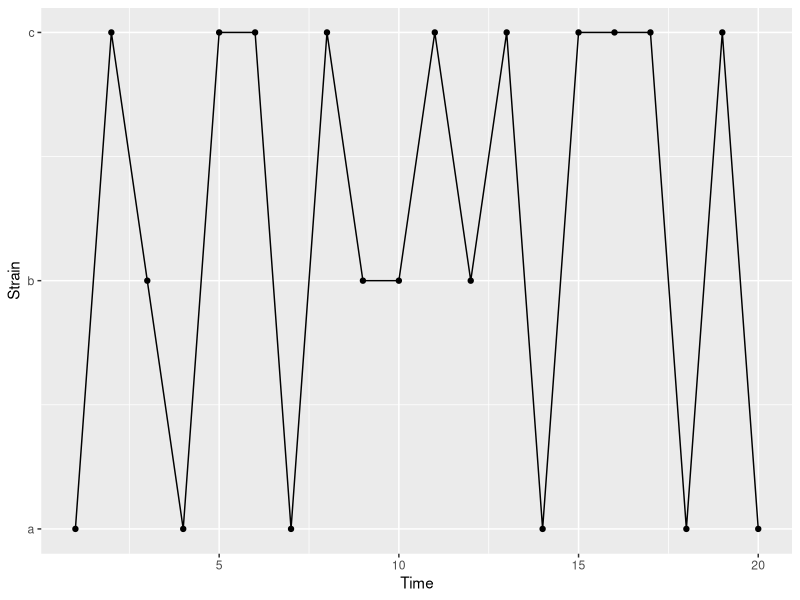
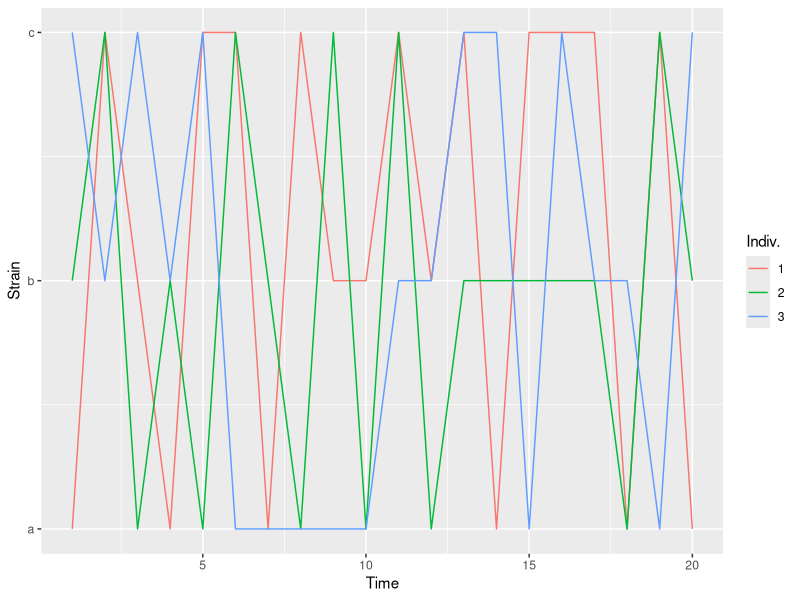
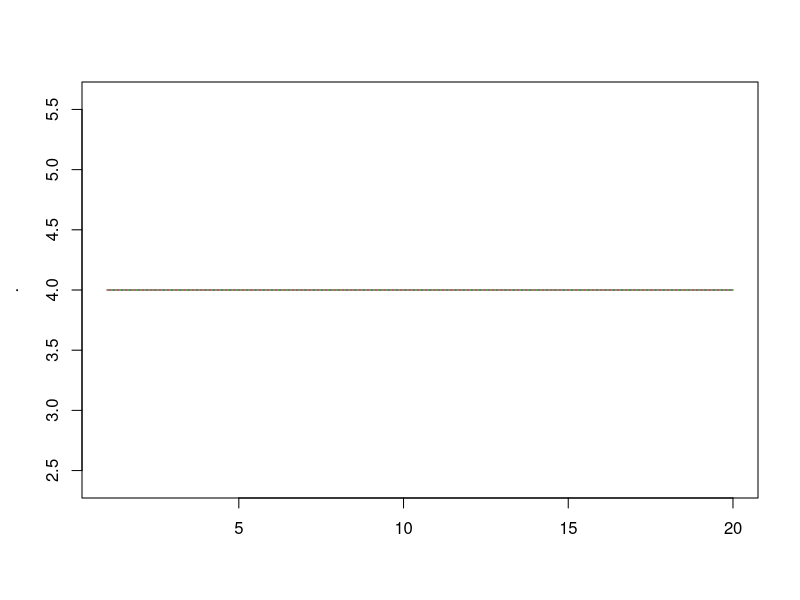
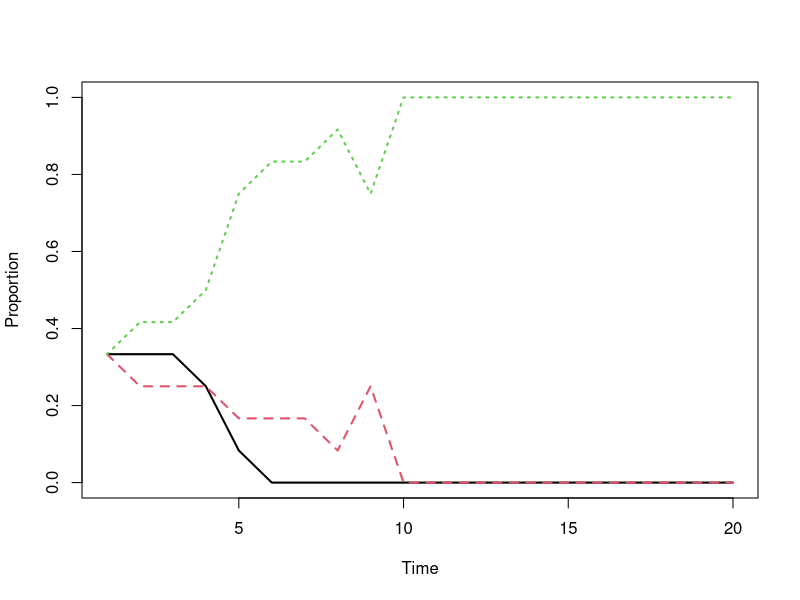

The R script that drew these images, in order:
## ---- chunk 1
library(ggplot2)
library(testthat)
knitr::opts_chunk$set(cache = FALSE, fig.width = 7, fig.height = 4, 
                      out.extra = '', out.width = "0.6\\textwidth",
                      fig.align='center')
## ---- chunk 2
set.seed(3132)
## ---- chunk 3
N <- 12
t <- 20
# create the matrix to store the simulation data
I <- matrix(NA, ncol = N, nrow = t)

# Initialise the population
I[1, ] <- rep(c("a", "b", "c"), N / 3)

# For each time step, all N individuals are reinfected
#   by someone randomly sampled from the population at t-1.
for(t in seq(2, t)){
  I[t, ] <- sample(I[t - 1, ], N)
}
## ---- chunk 4
d1 <- data.frame(time = seq(t), strain = I[, 1])
d1$strain_num <- as.numeric(factor(d1$strain))
ggplot(d1, aes(time, strain_num)) + 
  geom_path() +
  geom_point() +
  scale_y_continuous(breaks = seq(3), labels = c('a', 'b', 'c')) +
  labs(y = 'Strain', x = 'Time')
## ---- chunk 5
d1 <- data.frame(time = rep(seq(t), 3), 
                 strain = as.vector(I[, 1:3]),
                 individual = factor(rep(1:3, each = t)))
d1$strain_num <- as.numeric(factor(d1$strain))
ggplot(d1, aes(time, strain_num, colour = individual, group = individual)) + 
  geom_path() +
  scale_y_continuous(breaks = seq(3), labels = c('a', 'b', 'c')) +
  labs(y = 'Strain', x = 'Time', colour = 'Indiv.')
## ---- chunk 6
apply(I, 1, function(x) table(factor(x, levels = c("a", "b", "c")))) %>% t %>% matplot(type = 'l')
## ---- chunk 7
N <- 12
t <- 20
I <- matrix(NA, ncol = N, nrow = t)
I[1, ] <- rep(c("a", "b", "c"), N / 3)

for(i in seq(2, t)){
  I[i, ] <- sample(I[i - 1, ], N, replace = TRUE)
}
## ---- chunk 8
(apply(I, 1, function(x) table(factor(x, levels = c("a", "b", "c")))) / N) %>% 
  t %>% 
  matplot(type = 'l', xlab = 'Time', ylab = 'Proportion', lwd = 2)
## ---- chunk 9
initialise_pop <- function(N, t, strains = 3){
  I <- matrix(NA, ncol = N, nrow = t)
  I[1, ] <- rep(letters[1:strains], ceiling(N / strains))[1:N]
  return(I)
}

update_pop <- function(x, N, i){
  x[i, ] <- sample(x[i - 1, ], N, replace = TRUE)
  return(x)
}
## ---- chunk 10
pop1 <- initialise_pop(3, 2, strain = 2) 
expect_equal(pop1[1, ], c('a', 'b', 'a'))

pop2 <- initialise_pop(3, 2, strain = 3) 
expect_equal(pop2[1, ], c('a', 'b', 'c'))

pop3 <- initialise_pop(4, 2, strain = 2) 
expect_equal(pop3[1, ], c('a', 'b', 'a', 'b'))
## ---- chunk 11
pop <- initialise_pop(3, 2, strain = 3) 
expect_equal(dim(pop), c(2, 3))

pop2 <- initialise_pop(3, 6, strain = 3) 
expect_equal(dim(pop2), c(6, 3))

pop3 <- initialise_pop(20, 2, strain = 3) 
expect_equal(dim(pop3), c(2, 20))

pop4 <- initialise_pop(10, 2, strain = 5) 
expect_equal(length(unique(pop4[1, ])), 5)

## ---- chunk 12
pop <- initialise_pop(12, 20) 
expect_true(all(is.na(pop[-1, ])))
expect_true(all(c('a', 'b', 'c') %in% pop[1, ]))

pop2 <- update_pop(pop, 12, 2)
expect_true(all(!is.na(pop2[1:2, ])))
## ---- chunk 13

full_sim <- function(N, t){
  pop <- initialise_pop(N, t) 
  for(i in seq(2, t)){
    pop <- update_pop(pop, N, i)
  }
  return(pop)
}

## ---- chunk 14
pop <- full_sim(12, 20)
expect_true(!any(is.na(pop)))
expect_true(all(pop %in% c('a', 'b', 'c')))
## ---- chunk 15

sample_events <- function(N){
  sample(N, N, replace = TRUE)
}

new_infection_status <- function(old_i, events){
  old_i[events]
}

add_infection_status <- function(x, new_i, i){
  x[i, ] <- new_i
}

update_pop <- function(x, N, i){
  events <- sample_events(N)
  new_i <- new_infection_status(x[i - 1, ], events)
  x[i, ] <- add_infection_status(x, new_i, i)
  return(x)
}

## ---- chunk 16
pop <- initialise_pop(3, 2, strain = 1) 
pop <- update_pop(pop, 3, 2)
expect_equal(pop[1, ], pop[2, ])
## ---- chunk 17
# Collapse each draw into a single string to make comparisons easier.
many_pops <- replicate(300, paste0(sample_events(2), collapse = ''))
expect_true(all(many_pops %in% c('11', '12', '21', '22')))
## ---- chunk 18
set.seed(20200406)
P <- 1e3
events <- sample_events(P)
expect_true(any(duplicated(events)))

prob_of_failing <- (1 - (1 / P)) ^ choose(P, 2)
## ---- chunk 19
set.seed(20200407)
many_sims <- replicate(100, full_sim(40, 30), simplify = FALSE)

expect_true(all(sapply(many_sims, function(x) length(unique(apply(x, 1, table))) > 1)))

## ---- chunk 20
expect_error(pop <- full_sim(4, 1:100))
